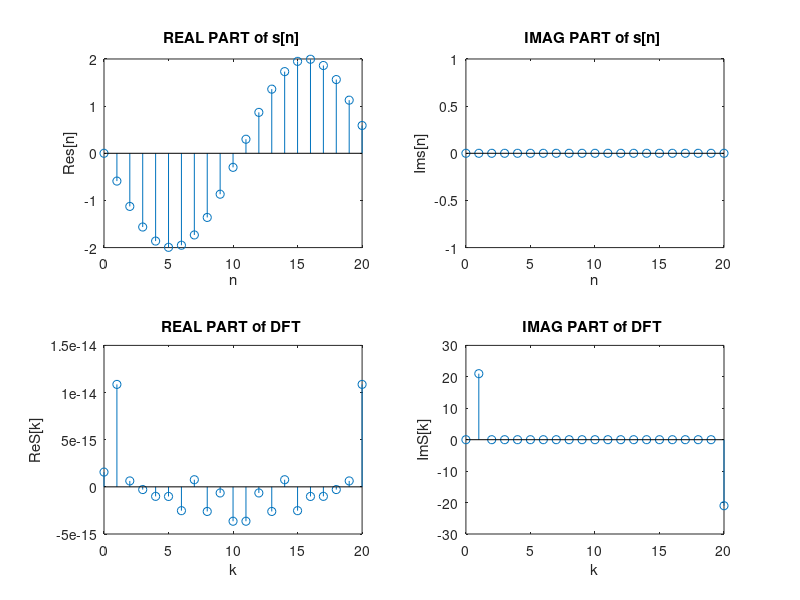

Here is the MATLAB script that generated this plot:

A=2.0;
f_0=1/21;
nn=0:20;
fi=pi/2;

s=A*cos(2*pi*f_0*nn + fi);

S=fft(s);

kk=nn;

subplot(221)
stem(nn,real(s))
title( 'REAL PART of s[n] ' ) , xlabel( 'n'), ylabel('Re{s[n]}')

subplot(222)
stem(nn,imag(s))
title( 'IMAG PART of s[n] ' ) , xlabel( 'n'), ylabel('Im{s[n]}')

subplot(223)
stem(kk,real(S))
title( 'REAL PART of DFT ' ) , xlabel( 'k'), ylabel('Re{S[k]}')

subplot(224)
stem(kk,imag(S))
title( 'IMAG PART of DFT ' ) , xlabel( 'k'), ylabel('Im{S[k]}')


